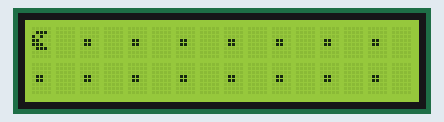
Recording of a sketch running on a simulated Arduino Uno, built with avr-gcc and run on an emulated ATmega328P. On the bench: 16×2 character LCD.

Above: at 0.31 s.
At 2.07 s:
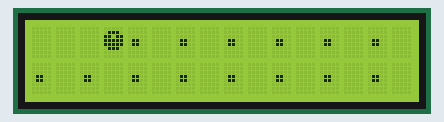
At 4.1 s:
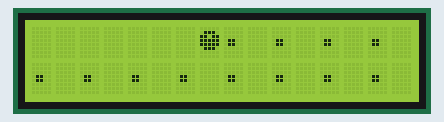
At 8.14 s:
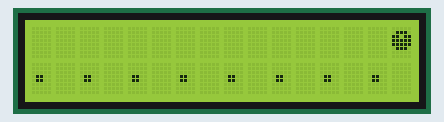
At 12.18 s:
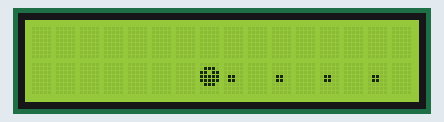
At 16.24 s:
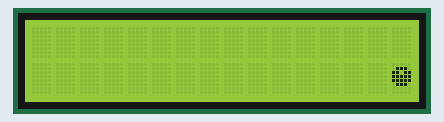

The sketch:

lcd_pacman.ino
```cpp
#include <Wire.h>
#include <LiquidCrystal_I2C.h>

LiquidCrystal_I2C lcd(0x27,16,2);  // set the LCD address to 0x27(Cooperate with 3 short circuit caps) for a 16 chars and 2 line display


int backlightState = LOW;
long previousMillis = 0;
long interval = 1000;

// make some custom characters:

byte pac1Def[8] = {
B00000,
B01110,
B11011,
B11111,
B11111,
B01110,
B00000,
B00000
};
byte pac2Def[8] = {
B00000,
B01110,
B10100,
B11000,
B11100,
B01110,
B00000,
B00000
};
byte pillDef[8] = {
B00000,
B00000,
B00000,
B01100,
B01100,
B00000,
B00000,
B00000
};

const byte pac1 = 0x0;
const byte pac2 = 0x1;
const byte pill = 0x2;
const int del = 250;

int x = 0;
int y = 0;
int px = 0;
int py = 0;

void setup() {

lcd.init();                      // initialize the lcd

lcd.backlight();

lcd.home();

// create a new character
lcd.createChar(0, pac1Def);
// create a new character
lcd.createChar(1, pac2Def);
// create a new character
lcd.createChar(2, pillDef);
// set up the lcd's number of columns and rows:

lcd.begin(16, 2);
// fill the display
fill();
}

void loop() {
anim();
x++;
if(x>15 && y == 0)
{
x = 0;
y = 1;
}
else if(x>15 && y == 1)
{
x = 0;
y = 0;
fill();
}

}

// Initial display fill
void fill()
{
lcd.setCursor(0,0);
lcd.write(0); //pac1
for(int j=0;j<7;j++)
{
lcd.print(" ");
lcd.write(2); //pill
}
lcd.setCursor(0,1);
lcd.write(2); //pill
for(int j=0;j<7;j++)
{
lcd.print(" ");
lcd.write(2); //pill
}
}

// character animation
void anim()
{
lcd.setCursor(px,py);
lcd.print(" ");
lcd.setCursor(x,y);
lcd.write(1);  //pac2
delay(del);
lcd.setCursor(x,y);
lcd.write(0);  //pac1
delay(del);
px = x;
py = y;
}
```

Measured:
- by itself, everything shown: repeats every 16.2 s, in 64 steps
